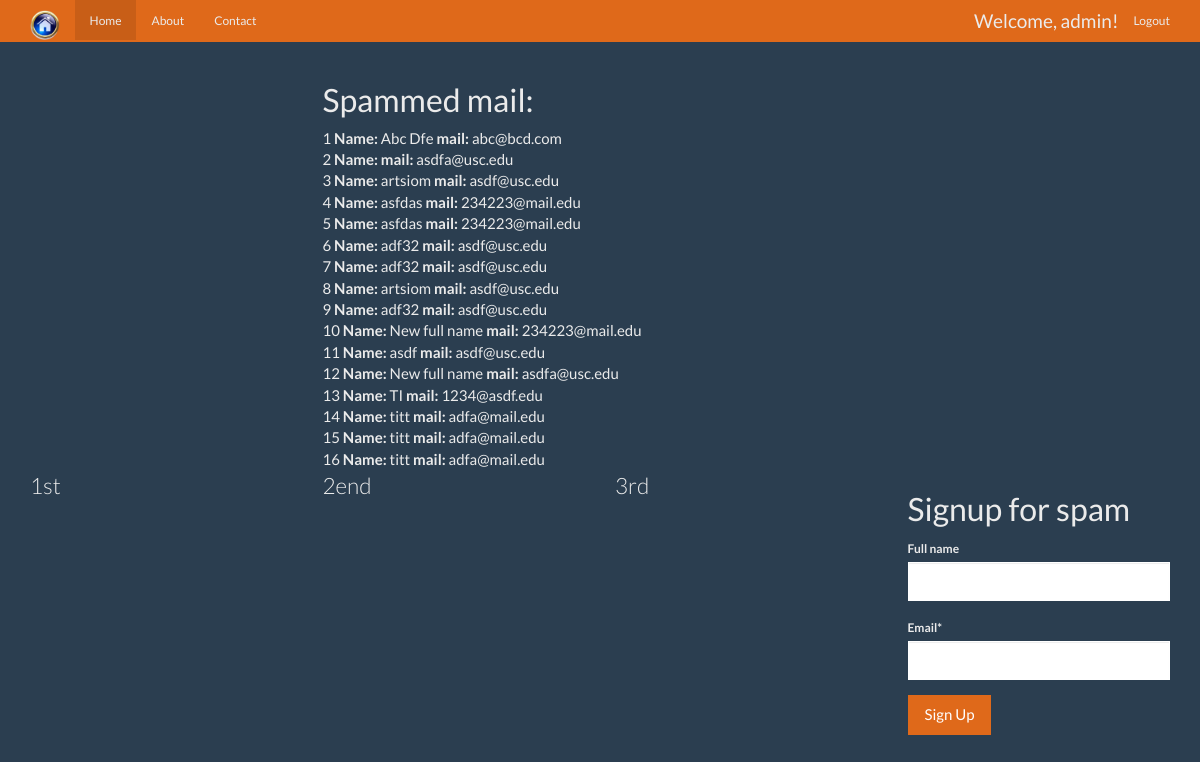
The page /newsletter/ (signed in) on the database its author committed.
### newsletter/models.py (models this page shows)
class SignUp (models.Model):
    email = models.EmailField()
    full_name = models.CharField(max_length=120, blank=True, null=True)
    timestampt = models.DateTimeField (auto_now_add=True, auto_now=False)
    updated = models.DateTimeField (auto_now_add=False, auto_now=True)
    def __str__(self):
        return self.email

### newsletter/views.py (the view, shortened to what this page needs)
def home(request):
    title = 'Welcom, pls authenticate'
    if request.user.is_authenticated():
        title = ' Welcom, %s' % (request.user)
    form = SignUpForm(request.POST or None)
    context = {
        'template_title': title,
        'form': form,
    }
    if request.user.is_authenticated() and request.user.is_staff:
        queryset = SignUp.objects.all()
        context['queryset'] = queryset
    return render(request, 'newsletter/home.html', context)

### newsletter/forms.py (shortened to what this page needs)
class SignUpForm(forms.ModelForm):
    class Meta:
        model = SignUp
        fields = ['full_name', 'email']

### newsletter/templates/newsletter/home.html (shortened to what this page needs)
{% extends 'newsletter/base.html' %}
{% load crispy_forms_tags %}
{% block jumbotron %}
    {% if queryset %}
        <div class="row">
            <div class="col-sm-6 col-sm-offset-3">
                <h2>Spammed mail:</h2>
            </div>
            {% for i in queryset %}
                <div class="col-sm-6 col-sm-offset-3">
                   {{ forloop.counter }}<strong> Name:</strong> {{ i.full_name }} <strong>mail:</strong> {{ i }}
                </div>
            {% endfor %}
        </div>
    {% endif %}
{% endblock %}
{% block content %}
    <div class="row">
        <div class="col-sm-3">
            <p class="lead text-align-center">1st</p>
        </div>
        <div class="col-sm-3">
            <p class="lead text-align-center">2end</p>
        </div>
        <div class="col-sm-3">
            <p class="lead text-align-center">3rd</p>
        </div>
        <div class="col-xs-3 pull-right">
            <h2> Signup for spam</h2>
            <form method="POST" action="">
                {{ form|crispy }}
                <input class="btn btn-primary" type="submit" value="Sign Up">
            </form>
        </div>
    </div>
{% endblock content %}

### newsletter/templates/newsletter/base.html (shortened to what this page needs)
{% load static %}
<!DOCTYPE html>
<html lang="en">
<head>
    <link href={% static "newsletter/css/bootstrap.min.css" %} rel="stylesheet">
    <link href={% static "newsletter/css/navbar-static-top.css" %} rel="stylesheet">
</head>
<body>
<nav class="navbar navbar-inverse navbar-static-top">
    <div class="container">
        <div class="navbar-header">
            <a class="navbar-brand" href="{% url 'base_home' %}"><img height="30px" src="{% static 'newsletter/img/home_ico.gif' %} "/></a>
        </div>
        <div id="navbar" class="navbar-collapse collapse">
            <ul class="nav navbar-nav">
                <li class="active"><a href="{% url 'newsletter:home' %}">Home</a></li>
                <li><a href="{% url 'newsletter:about' %}">About</a></li>
                <li><a href="{% url 'newsletter:contact' %}">Contact</a></li>
            </ul>
            <ul class="nav navbar-nav navbar-right">
                {% if request.user.is_authenticated and not '/accounts/login' in request.get_full_path %}
                    <li><h4> Welcome, {{ request.user }}! </h4></li>
                    <li><a href="{% url 'auth_logout' %}">Logout</a></li>
                {% else %}
                    <li><a href="{% url 'registration_register' %}">Register</a></li>
                    </ul>
                {% endif %}
        </div>
    </div>
</nav>
<div class="container">
    {% block jumbotron %}
    {% endblock %}
    {% block content %}
    {% endblock %}
</div>
</body>
</html>

### newsletter/static/newsletter/css/navbar-static-top.css (style rules this page uses)
body { min-height: 2000px; }
.navbar-static-top { margin-bottom: 19px; }

### rows shown on the page
SignUp: full_name "Abc Dfe", email "abc@bcd.com"
SignUp: email "asdfa@usc.edu"
SignUp: full_name "artsiom", email "asdf@usc.edu"
SignUp: full_name "asfdas", email "234223@mail.edu"
SignUp: full_name "asfdas", email "234223@mail.edu"
SignUp: full_name "adf32", email "asdf@usc.edu"
SignUp: full_name "adf32", email "asdf@usc.edu"
SignUp: full_name "artsiom", email "asdf@usc.edu"
SignUp: full_name "adf32", email "asdf@usc.edu"
SignUp: full_name "New full name", email "234223@mail.edu"
SignUp: full_name "asdf", email "asdf@usc.edu"
SignUp: full_name "New full name", email "asdfa@usc.edu"
SignUp: full_name "TI", email "1234@asdf.edu"
SignUp: full_name "titt", email "adfa@mail.edu"
SignUp: full_name "titt", email "adfa@mail.edu"
SignUp: full_name "titt", email "adfa@mail.edu"

### other values the page prints
{{ request.user }} "admin"
